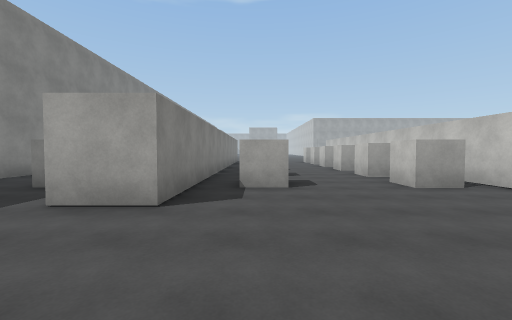
view 1 (above)

24 first-person views from a walk through a Unity game level. The camera is 1.5 m above the floor, tilts 2° down and sees 90° across. The floor is counted in squares, 2 m on a side. Each view is taken from the middle of a square. On the plan, view 1 faces up. The plan holds only what a view shows up to about 9 squares ahead; the rest is blank. The place goes on beyond the plan. Surface patterns are stand-ins for the level's own textures.

view 2
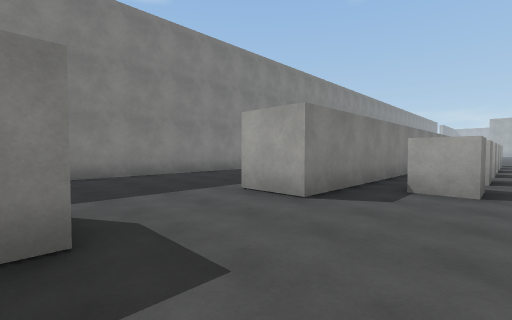

view 3
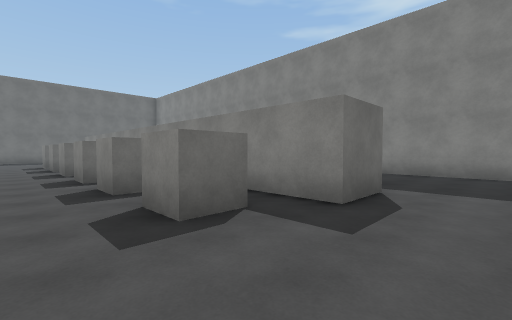

view 4
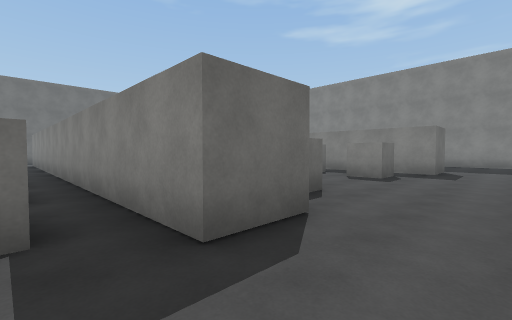

view 5
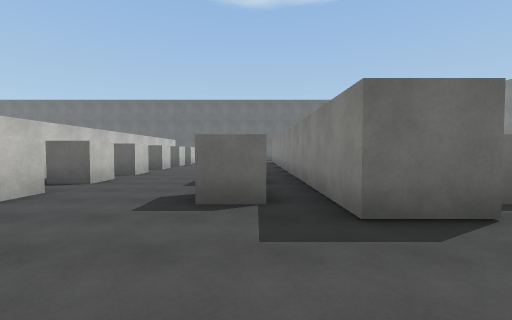

view 6
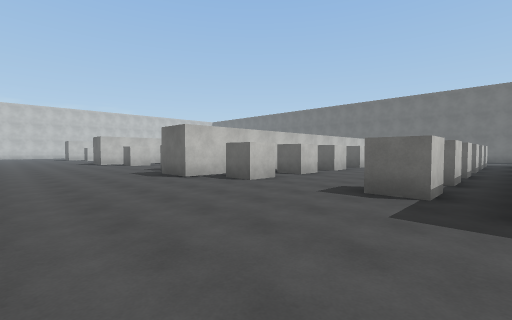

view 7
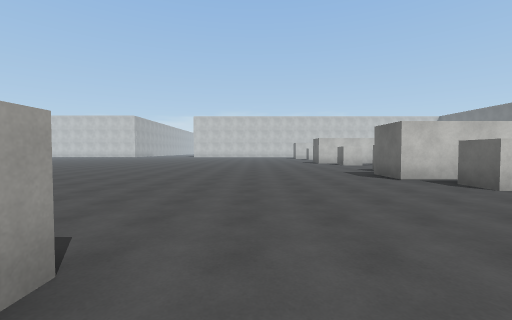

view 8
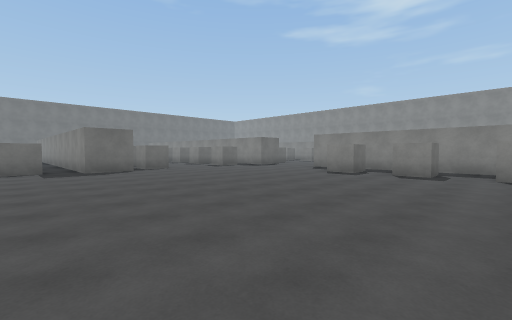

view 9
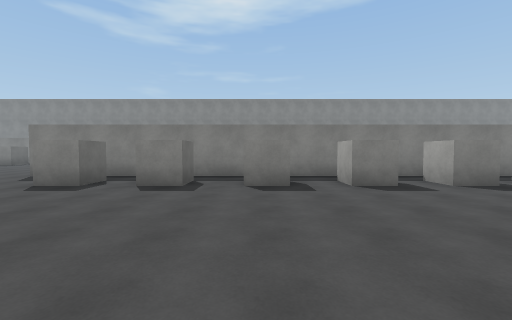

view 10
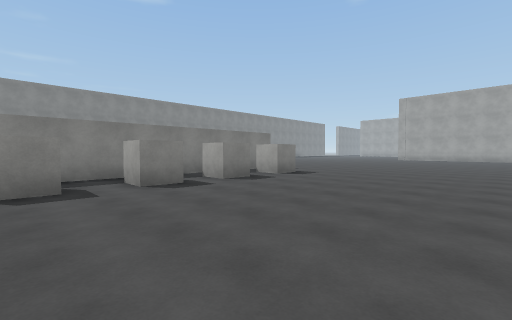

view 11
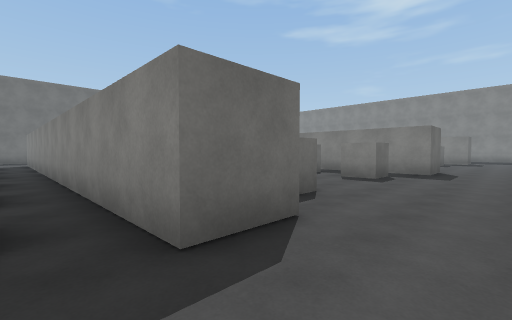

view 12
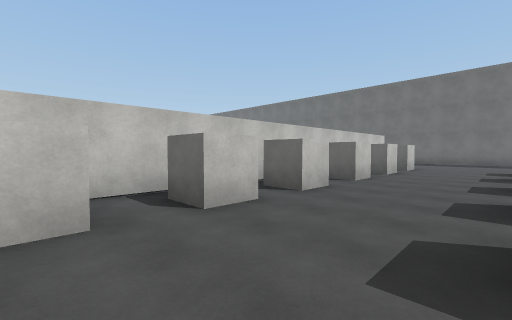

view 13
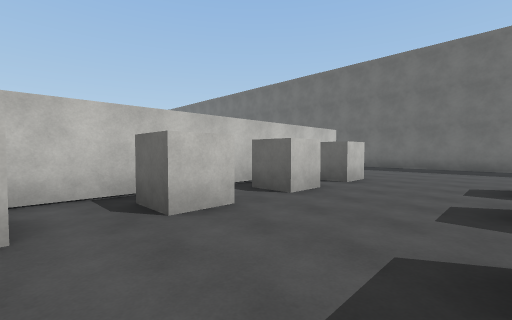

view 14
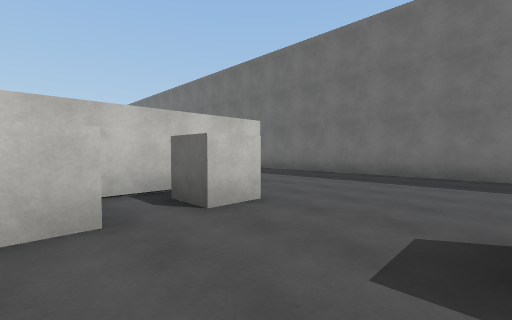

view 15
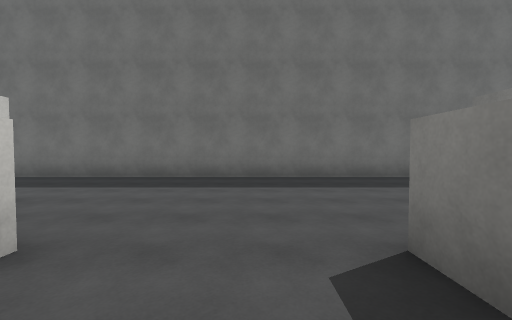

view 16
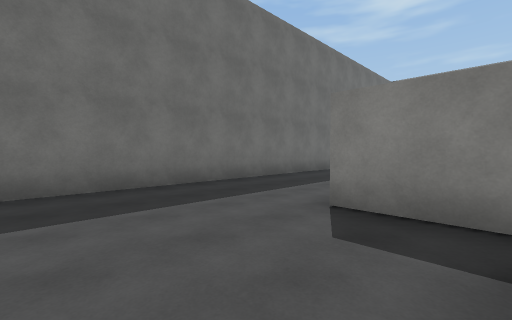

view 17
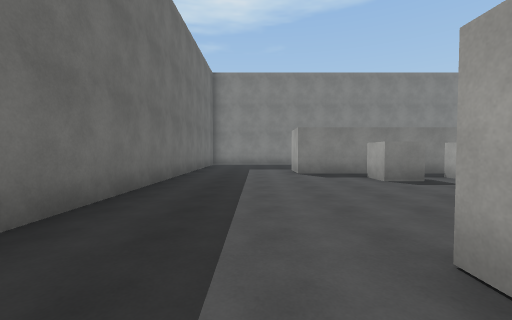

view 18
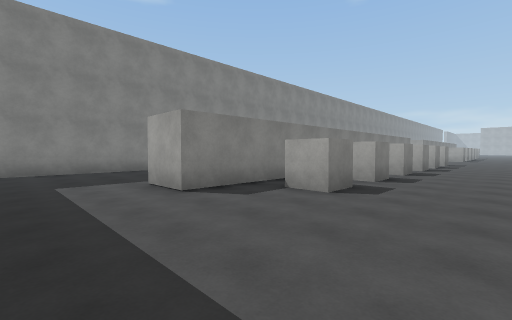

view 19
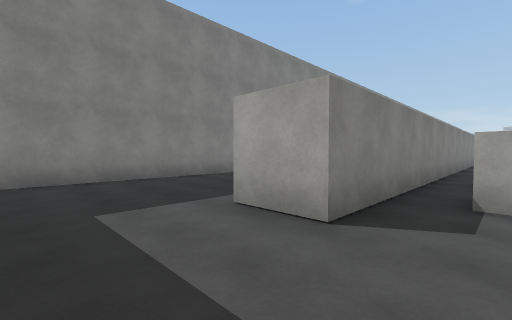

view 20
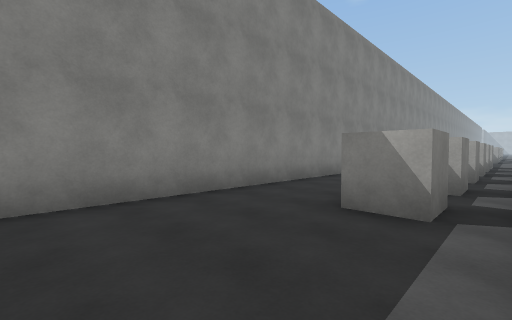

view 21
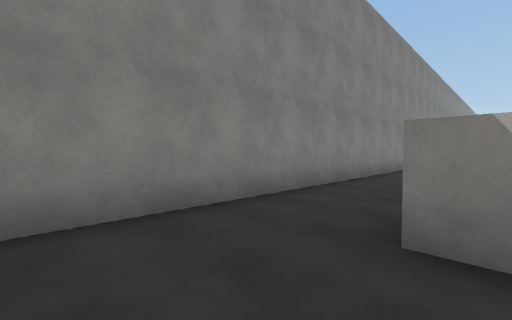

view 22
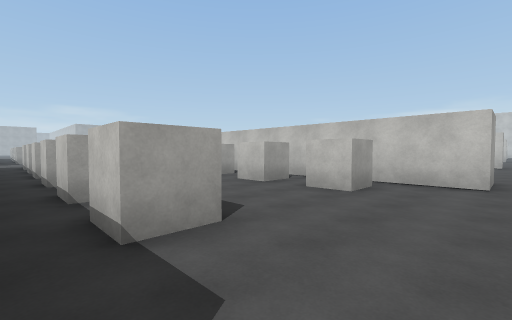

view 23
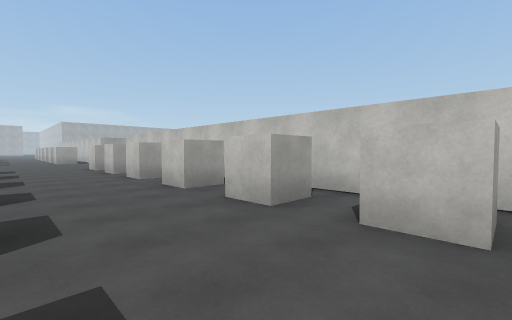

view 24
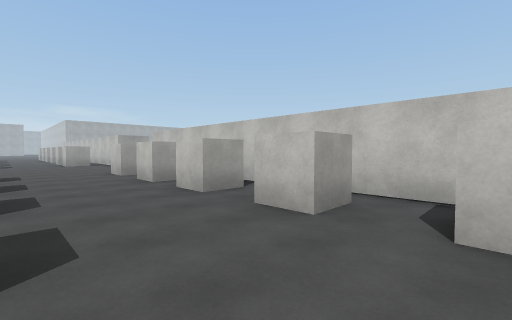

### Floor plan
Key: @ floor where view 1 was taken; # wall or solid block; x gap in a wall; . floor.
Columns run from 7 left of view 1 to 17 right of it. Each row starts with its distance up from view 1.
 20                    ...
 19                   ....
 18              #   .....
 17              #.#......
 16              # .......
 15              #.#......
 14              #........
 13              # #......
 12              #........
 11              #........
 10        #.    #.#.........
  9      #.....  #...........
  8 #    #.#...###.#.........
  7 #.   #...... #...........
  6 #..# #.#...###.#.........
  5 #... #......## ..........
  4 #....#...... #...........
  3 #..........  ............
  2 #........................
  1 #........................
  0 #....#.@.....#.......##..
 -1 #.   #.#...# #.#...#.##x#
 -2      #...... #.......##.
 -3       .#...# #.#...#.##x
 -4       ...... #.......##.
 -5 #  #. .#.... #.......##
 -6 #   .#.....#.#.#...#.##
 -7 #. ..#.......#.......##.
 -8 #. #.#.#...#.#.#...#.##x
 -9 #. ..#.......#. .....##.
-10 #..#.#.#...#.#  ...#.##x
-11 #....#.......#  .....#
-12 #..#.#.#...# # #...#.#
-13 #....#.......#......
-14 #....#.......#.......
-15 #.....................
-16 #......................
-17 #.......................
-18      ####################

Positions as (right, up) in squares from view 1, and headings:
1: (0, 0), facing up
2: (1, 0), facing up-left
3: (2, 2), facing down-left
4: (8, 2), facing down-left
5: (8, 3), facing down
6: (7, 4), facing down-right
7: (7, 4), facing right
8: (17, 10), facing down-left
9: (14, 10), facing left
10: (14, 10), facing up-left
11: (16, 2), facing down-left
12: (9, -1), facing down-right
13: (9, -6), facing down-right
14: (9, -10), facing down-right
15: (10, -11), facing down
16: (10, -13), facing down-left
17: (7, -16), facing left
18: (3, -17), facing up-left
19: (0, -17), facing up-left
20: (-3, -16), facing up-left
21: (-4, -15), facing up-left
22: (-1, -15), facing up-right
23: (1, -13), facing up-right
24: (1, -10), facing up-right
